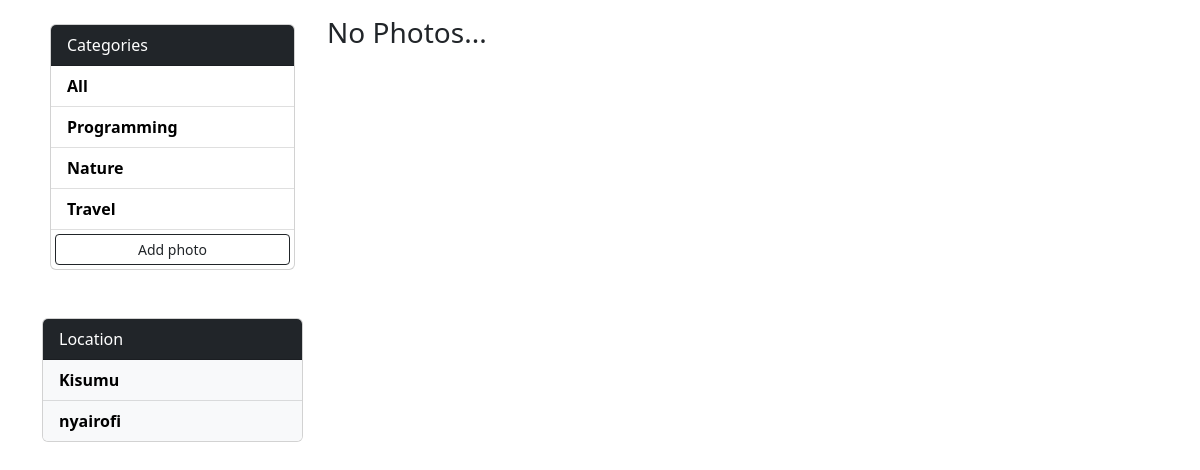
The page /?category=Animals on the database as committed earlier.
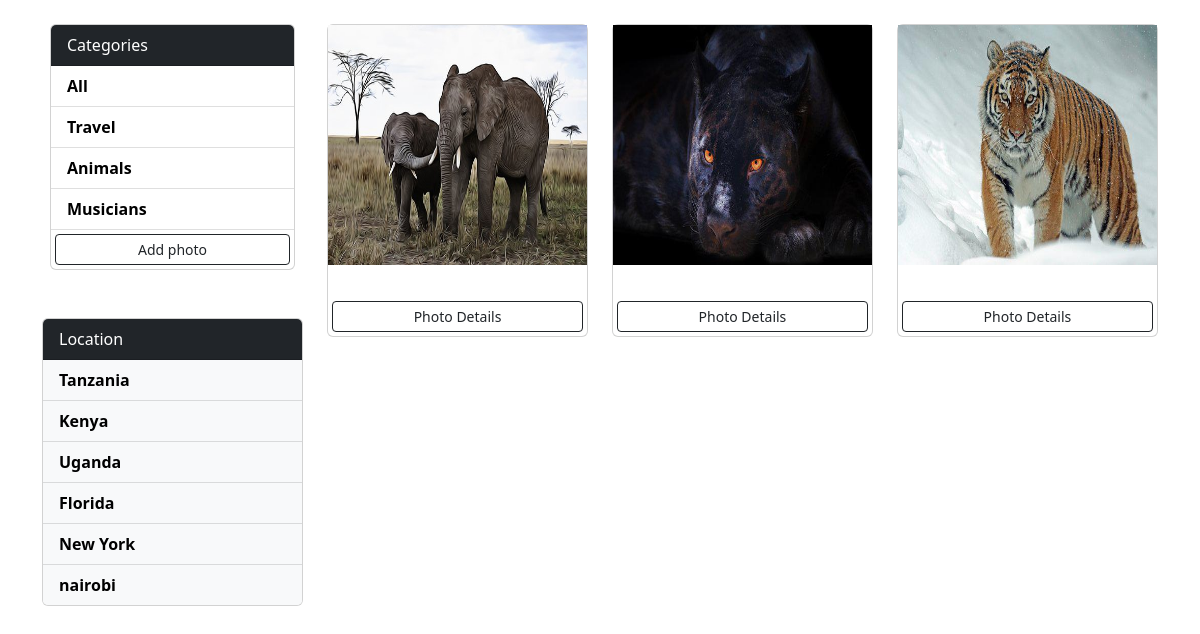
The same page on the database as committed later.
### photos/models.py (models this page shows, shortened)
class Category(models.Model):
    name = models.CharField(max_length=100, null=False,blank=False)

class Location(models.Model):
    name = models.CharField(max_length=100, null=False,blank=False)
    def __str__(self):
        return self.name

class Photo(models.Model):
    category = models.ForeignKey(Category,on_delete=models.SET_NULL, null=True, blank=True)
    location = models.ForeignKey(Location,on_delete=models.SET_NULL, null=True, blank=False)
    image = models.ImageField(null=False,blank=False)
    description = models.TextField()

### photos/views.py (the view)
# urls.py: path('',views.gallery,name='gallery'),
def gallery(request):
    category = request.GET.get('category')
    if category == None:
        photos = Photo.objects.all()
    else:
        photos = Photo.objects.filter(category__name = category)
    categories = Category.objects.all()
    locations = Location.objects.all()
    context = {'categories': categories, 'photos':photos, 'locations': locations}
    return render(request,'photos/gallery.html', context)

### photos/templates/photos/gallery.html (shortened to what this page needs)
{% load static %}
<!DOCTYPE html>
<html lang="en">
<head>
    <link href="https://cdn.jsdelivr.net/npm/bootstrap@5.2.0-beta1/dist/css/bootstrap.min.css" rel="stylesheet"
>
      {% block styles %}
      <link rel="stylesheet" href="{% static 'css/gallery.css' %}">
      {% endblock %}
</head>
<body class="m-3">
    <div class="container">
        <div class="row">
            <div class="col-md-3">
                <div class="card m-2">
                    <div class="card-header text-white bg-dark">
                        Categories
                    </div>
                    <ul class="list-group list-group-flush">
                        <li class="list-group-item">
                           <a href="{% url 'gallery' %}">All</a>
                        </li>
                        {% for category in categories %}
                        <li class="list-group-item">
                            <a href="{% url 'gallery' %}?category={{category.name}}">
                            {{category.name}}
                            </a>
                        </li>
                        {% endfor %}
                            <a href="{% url 'add' %}" class="btn btn-outline-dark btn-block btn-sm  m-1 ">Add photo</a>
                    </ul>
                </div>
                <div class="card my-5">
                    <div class="card-header text-white bg-dark">
                        Location
                    </div>
                    <ul class="list-group list-group-flush">
                        {% for location in locations %}
                        <li class="list-group-item bg-light">
                            <a href="{% url 'location' %}?location={{location.name}}">
                                {{location.name}}
                            </a>
                        </li>
                        {% endfor %}
                    </ul>
                </div>
            </div>
            <div class="col-md-9">
                <div class="row">
                    {% for photo in photos %}
                    <div class="col-md-4">
                        <div class="card my-2">
                            <img class="image-thumbail"
                                src="{{photo.image.url}}"
                                alt="Card image cap">
                            <div class="card-body">
                            </div>
                            <button type="button" class="btn btn-outline-dark btn-sm m-1" data-bs-toggle="modal"
                                data-bs-target="#exampleModal{{photo.id}}">
                                Photo Details
                            </button>
                        </div>
                    </div>
                    {% empty %}
                    <h3>No Photos...</h3>
                    {% endfor %}
                </div>
            </div>
        </div>
    </div>
</body>
</html>

### static/css/gallery.css (style rules this page uses)
ul li a { text-decoration: none; font-weight: 700; color: black; }
.image-thumbail { height: 15em; }

Rows that differ between the two databases and show on the page:
removed Category: name "Programming"
removed Category: name "Nature"
removed Location: name "Kisumu"
removed Location: name "nyairofi"
added Category: name "Animals"
added Category: name "Musicians"
added Location: name "Tanzania"
added Location: name "Kenya"
added Location: name "Uganda"
added Location: name "Florida"
added Location: name "New York"
added Location: name "nairobi"
added Photo: image (picture)
added Photo: image (picture)
added Photo: image (picture)
Other text that changed with them:
text no longer shown: "No Photos..."
